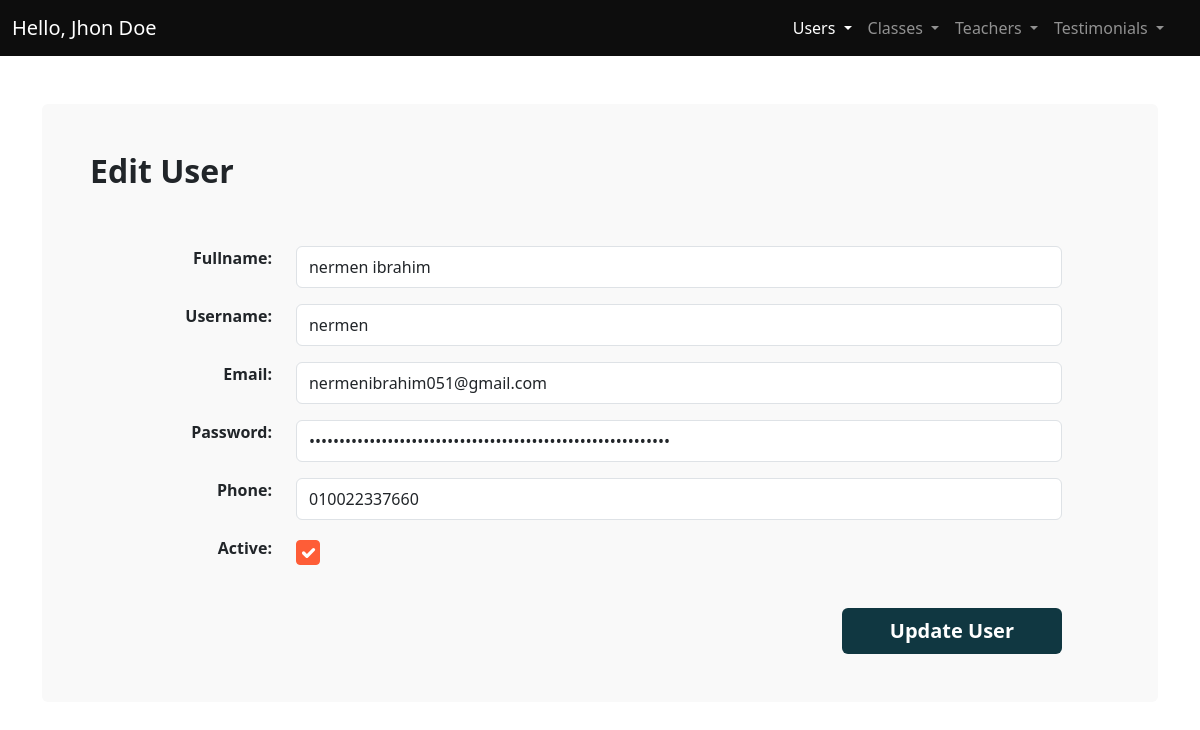
The page /admin/edit_user.php?id=2 (signed in) on the database its author committed.
### tables this page shows
CREATE TABLE `users` (
  `id` int(11) NOT NULL,
  `RegDate` timestamp NOT NULL DEFAULT current_timestamp(),
  `fullname` varchar(50) NOT NULL,
  `username` varchar(50) NOT NULL,
  `email` varchar(100) NOT NULL,
  `password` varchar(60) NOT NULL,
  `phone` varchar(25) NOT NULL,
  `active` enum('Yes','No') NOT NULL COMMENT 'active:1 , blocked=0'
);

### admin/edit_user.php (the view, shortened to what this page needs)
<?php
require_once "./includes/conn.php";
if (isset($_GET['id'])) {
  $sql = "SELECT * FROM `users` WHERE id = ?";
  $stmt = $conn->prepare($sql);
  $id = $_GET['id'];
  $stmt->execute([$id]);
  $user = $stmt->fetch();
} else {
  header('Location: users.php');
  die();
}
?>
<!DOCTYPE html>
<html lang="en">
  <head>
    <link rel="stylesheet" href="css/main.min.css" />
    <link rel="stylesheet" href="css/styles.css" />
  </head>
  <body>
    <main>
      <nav
        class="navbar navbar-dark bg-dark navbar-expand-lg"
        aria-label="Dark offcanvas navbar"
      >
        <div class="container-fluid">
          <a class="navbar-brand" href="#">Hello, Jhon Doe</a>
          <div
            class="offcanvas offcanvas-end text-bg-dark"
            tabindex="-1"
            id="offcanvasNavbarDark"
            aria-labelledby="offcanvasNavbarDarkLabel"
          >
            <div class="offcanvas-body">
              <ul class="navbar-nav justify-content-end flex-grow-1 pe-3">
                <li class="nav-item dropdown">
                  <a
                    class="nav-link active dropdown-toggle"
                    href="#"
                    role="button"
                    data-bs-toggle="dropdown"
                    aria-expanded="false"
                  >
                    Users
                  </a>
                </li>
                <li class="nav-item dropdown">
                  <a
                    class="nav-link dropdown-toggle"
                    href="#"
                    role="button"
                    data-bs-toggle="dropdown"
                    aria-expanded="false"
                  >
                    Classes
                  </a>
                </li>
                <li class="nav-item dropdown">
                  <a
                    class="nav-link dropdown-toggle"
                    href="#"
                    role="button"
                    data-bs-toggle="dropdown"
                    aria-expanded="false"
                  >
                    Teachers
                  </a>
                </li>
                <li class="nav-item dropdown">
                  <a
                    class="nav-link dropdown-toggle"
                    href="#"
                    role="button"
                    data-bs-toggle="dropdown"
                    aria-expanded="false"
                  >
                    Testimonials
                  </a>
                </li>
              </ul>
            </div>
          </div>
        </div>
      </nav>
      <div class="container my-5">
        <div class="bg-light p-5 rounded">
          <h2 class="fw-bold fs-2 mb-5 pb-2">Edit User</h2>
          <form action="" method="POST" class="px-5" enctype="multipart/form-data">
            <div class="form-group mb-3 row">
              <label for="" class="form-label col-md-2 fw-bold text-end"
                >Fullname:</label
              >
              <div class="col-md-10">
                <input
                  type="text"
                  placeholder="e.g. John Doe"
                  class="form-control py-2"
                  name="fullname"
                  value="<?php echo $user['fullname'] ?>"
                />
              </div>
            </div>
            <div class="form-group mb-3 row">
              <label for="" class="form-label col-md-2 fw-bold text-end"
                >Username:</label
              >
              <div class="col-md-10">
                <input
                  type="text"
                  placeholder="Username"
                  class="form-control py-2"
                  name="username"
                  value="<?php echo $user['username'] ?>"
                />
              </div>
            </div>
            <div class="form-group mb-3 row">
              <label for="" class="form-label col-md-2 fw-bold text-end"
                >Email:</label
              >
              <div class="col-md-10">
                <input
                  type="email"
                  placeholder="email@example.com"
                  class="form-control py-2"
                  name="email"
                  value="<?php echo $user['email'] ?>"
                />
              </div>
            </div>
            <div class="form-group mb-3 row">
              <label for="" class="form-label col-md-2 fw-bold text-end"
                >Password:</label
              >
              <div class="col-md-10">
                <input
                  type="password"
                  placeholder="Password"
                  class="form-control py-2"
                  name="password"
                  value="<?php echo $user['password'] ?>"
                />
              </div>
            </div>
            <div class="form-group mb-3 row">
              <label for="" class="form-label col-md-2 fw-bold text-end"
                >Phone:</label
              >
              <div class="col-md-10">
                <input
                  type="text"
                  placeholder="+20133332323"
                  class="form-control py-2"
                  name="phone"
                  value="<?php echo $user['phone'] ?>"
                />
              </div>
            </div>
            <div class="form-group mb-3 row">
              <label for="" class="form-label col-md-2 fw-bold text-end"
                >Active:</label
              >
              <div class="col-md-10">
                <input
                  type="checkbox"
                  class="form-check-input"
                  <?php echo $user['active'] === 'Yes' ? 'checked' : '' ?>
                  style="padding: 0.7rem;"
                  name="active"
                />
              </div>
            </div>
            <div class="text-end">
            <button
              class="btn mt-4 btn-secondary text-white fs-5 fw-bold border-0 py-2 px-md-5"
            >
              Update User
            </button>
          </div>
          </form>
        </div>
      </div>
    </main>
  </body>
</html>

### rows shown on the page
users: fullname "nermen ibrahim", username "nermen", email "nermenibrahim051@gmail.com", phone "010022337660", active "☑"
